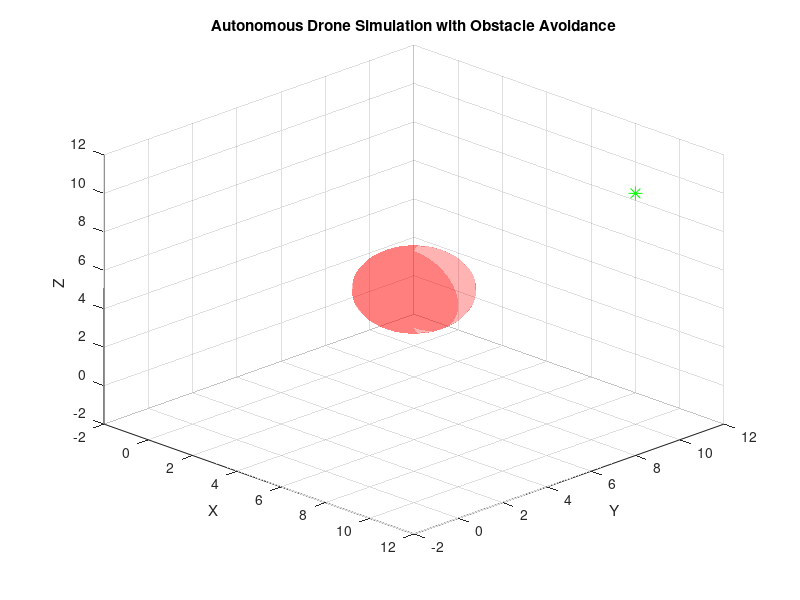

Source code (MATLAB):
% Autonomous 3D Drone Simulation with Obstacle Avoidance

% Simulation parameters
t = linspace(0, 50, 1000);
dt = t(2) - t(1);

% Drone's initial position
pos = [0, 0, 0];

% Destination
target = [10, 10, 10];

% Obstacle (a static sphere)
obstacle_center = [5, 5, 5];
obstacle_radius = 2;

% Plot setup
figure;
axis([-2 12 -2 12 -2 12]);
xlabel('X'); ylabel('Y'); zlabel('Z');
grid on;
view(45, 30);
hold on;

% Plot target and obstacle
plot3(target(1), target(2), target(3), 'g*', 'MarkerSize', 10);
[sx, sy, sz] = sphere(20);
surf(obstacle_radius*sx + obstacle_center(1), ...
     obstacle_radius*sy + obstacle_center(2), ...
     obstacle_radius*sz + obstacle_center(3), ...
     'FaceAlpha', 0.3, 'EdgeColor', 'none', 'FaceColor', 'r');

% Plot drone marker
drone = plot3(pos(1), pos(2), pos(3), 'bo', 'MarkerSize', 8, 'MarkerFaceColor', 'b');

% Movement simulation loop
for i = 1:length(t)
    % Vector toward target
    direction = target - pos;
    direction = direction / norm(direction);  % Normalize
    
    % Vector away from obstacle (repulsive)
    vec_to_obstacle = pos - obstacle_center;
    dist_to_obstacle = norm(vec_to_obstacle);
    
    if dist_to_obstacle < obstacle_radius + 1.5
        repulsion = vec_to_obstacle / dist_to_obstacle^2;
    else
        repulsion = [0, 0, 0];
    end
    
    % Final movement direction (attractive + repulsive)
    velocity = direction + repulsion;
    velocity = velocity / norm(velocity) * 0.1;  % Scale speed

    % Update position
    pos = pos + velocity;
    
    % Update plot
    set(drone, 'XData', pos(1), 'YData', pos(2), 'ZData', pos(3));
    pause(0.01);
    
    % Stop when close to target
    if norm(target - pos) < 0.2
        break;
    end
end

title('Autonomous Drone Simulation with Obstacle Avoidance');
